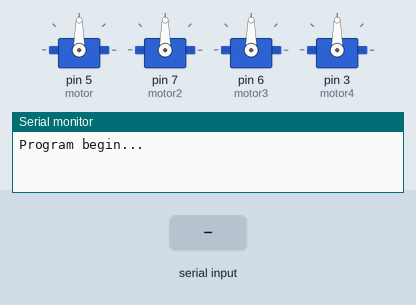
Simulated run of this sketch. Board: Arduino Uno, built with avr-gcc and run on an emulated ATmega328P. Parts: 4 × servo, the last lines printed to the serial monitor. The inputs (shaded band) are chosen by the test bench.

Above: at 0.01 s.
At 0.9 s:
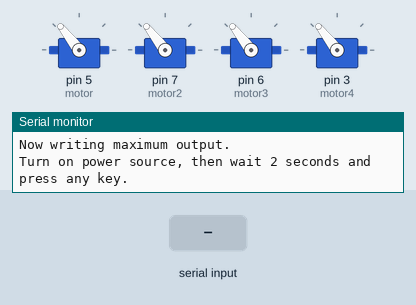
1.0 s: "1" received over Serial
At 2.1 s:
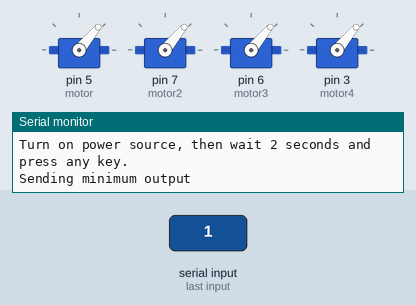
Timing chart, 0 to 4.0 s (numbered marks = the images above; inputs shaded):
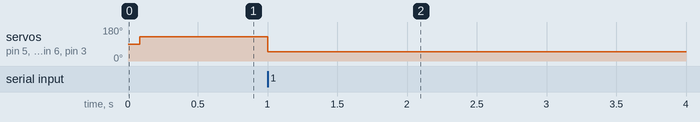

The sketch:

CALIBRATION.ino
```cpp
#include <Servo.h>

#define MAX_SIGNAL 1860
#define MIN_SIGNAL 1060

Servo motor;
Servo motor2;
Servo motor3;
Servo motor4;

void setup() {
  Serial.begin(9600);
  Serial.println("Program begin...");
  Serial.println("This program will calibrate the ESC.");

  motor.attach(5);
  motor2.attach(7);
  motor3.attach(6);
  motor4.attach(3);

  Serial.println("Now writing maximum output.");
  Serial.println("Turn on power source, then wait 2 seconds and press any key.");
  motor.writeMicroseconds(MAX_SIGNAL);
  motor2.writeMicroseconds(MAX_SIGNAL);
  motor3.writeMicroseconds(MAX_SIGNAL);
  motor4.writeMicroseconds(MAX_SIGNAL);

  // Wait for input
  while (!Serial.available());
  Serial.read();

  // Send min output
  Serial.println("Sending minimum output");
  motor.writeMicroseconds(MIN_SIGNAL);
  motor2.writeMicroseconds(MIN_SIGNAL);
  motor3.writeMicroseconds(MIN_SIGNAL);
  motor4.writeMicroseconds(MIN_SIGNAL);

}

void loop() {

}
```

Measured:
- after the input at 1.0 s, servo on pin 5 (motor), servo on pin 7 (motor2), servo on pin 6 (motor3), servo on pin 3 (motor4): 128° → 50° at once
